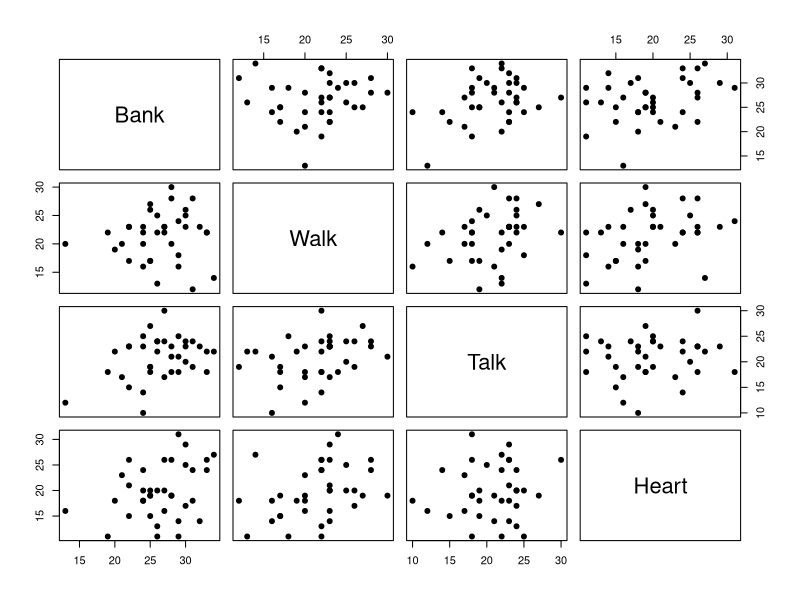
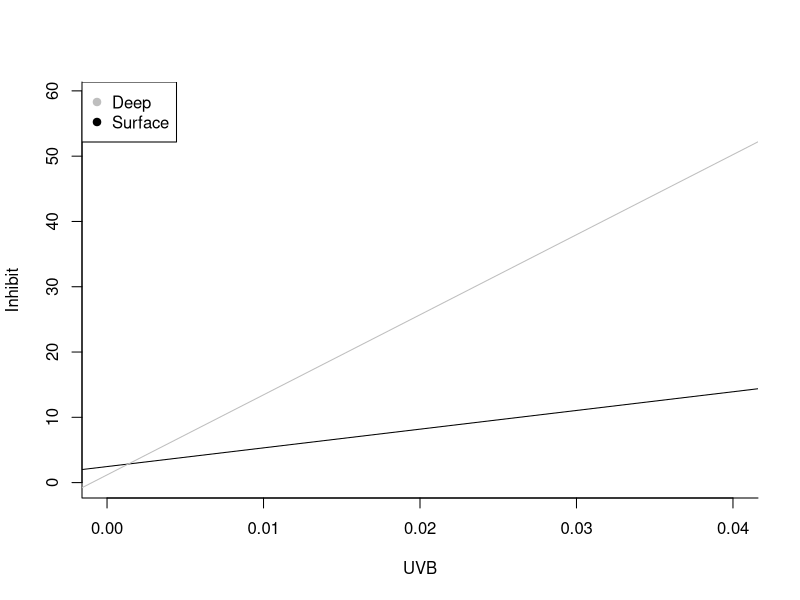
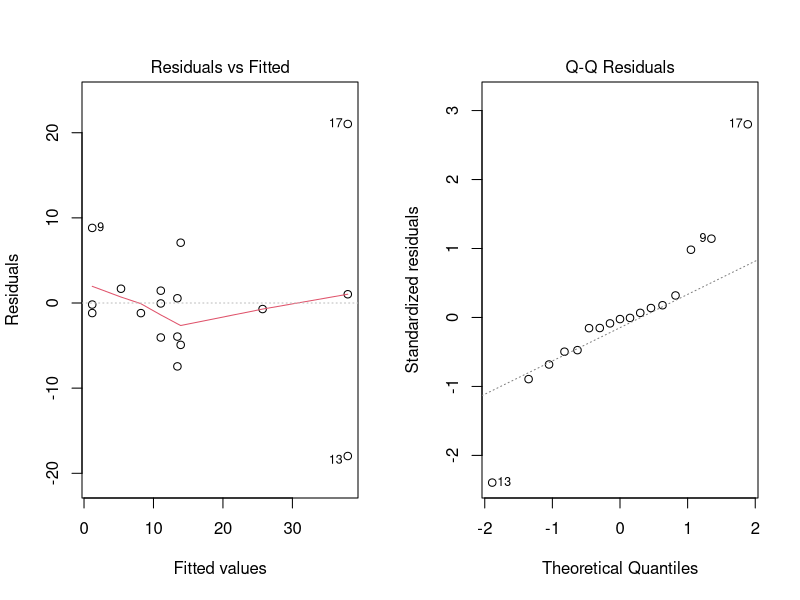

Source code (R) for these figures, in order:
## ---- chunk 1
options(xtable.comment = FALSE)
library(xtable)
pace <- read.csv("data/ex0914.csv")
library(ggplot2)
pairs(pace, pch = 19)
## ---- chunk 2
pmod <- lm(Heart~Bank + Walk + Talk, data = pace)
px <- xtable(pmod, caption = "Least Squares Fit for linear regression of
             heart on bank, walk, and talk")
print(px)

## ---- chunk 3
pmoda <- lm(Heart~Walk*Bank, data = pace)
px <- xtable(pmoda, caption = "Least Squares Fit for linear regression of
             heart on bank, walk, and interaction, bank*walk")
print(px)
## ---- chunk 4
Heart <- pace$Heart
Bank.Centered <- pace$Bank - mean(pace$Bank)
Walk.Centered <- pace$Walk - mean(pace$Walk)

pmodc <- lm(Heart~Walk.Centered*Bank.Centered)
#summary(pmodc)
print(xtable(pmodc, caption = "Regression with centered Bank and Walk"))

## ---- chunk 5
#2*pt(q = .7139, df = 13, lower.tail = FALSE)
#pt(q= 0.7139, df = 13, lower.tail = FALSE)
#2*pt(q = (0.0809 - 1)/.1131, df = 13, lower.tail = TRUE)
#qt(0.975, df = 13)

## ---- chunk 6
sea <- read.csv("data/ex1026.csv")
#head(sea)
modS <- lm(Inhibit~UVB + Surface + UVB:Surface, dat = sea)

plot(Inhibit~UVB, col = c("grey", "black")[Surface], pch = 19, dat = sea, bty = "l")
legend("topleft", legend = c("Deep","Surface"), col = c("grey", "black"), pch = 19)
# line for the surface
abline(a = 1.181 + 1.278, b = 1226.389 + -939.931, col = "black")

# line for the deep
abline(a = 1.181, b = 1226.389, col = "grey")
#points(sea$Inhibit[ sea$Surface == "Surface"]~sea$UVB[sea$Surface == "Surface"], col = "red", pch = 19)

#ggplot(sea, aes(x = UVB, y =Inhibit)) + 
#     geom_point(aes(color = Surface))
## ---- chunk 7
print(xtable(modS, caption = "Multiple regression for UVB and Depth vs. Inhibition"))

## ---- chunk 8
par(mfrow = c(1,2))
plot(modS, which = 1:2)
par(mfrow = c(1,1))
## ---- chunk 9
soredRes <- sort(abs(modS$residuals), decreasing = T)
top4 <- as.numeric(names(soredRes[1:4]))
atb <- xtable(table(number = sea$Surface[top4]), caption = 
                  "Number of residuals in each group, out of the top four")
print(atb, floating = F)

## ---- chunk 10
print("Here is the design matrix")
X <- data.frame(x0 = rep(1, nrow(sea)), xi1 = sea$UVB, xi2 = -1 + as.numeric(sea$Surface), xi3 = I((-1 + as.numeric(sea$Surface))*sea$UVB))
# note: deep = 0, and surface = 1
#X
print(xtable(as.matrix(X), caption = "Design matrix for Ozone Layer Study"), floating = F)
Y <- data.frame(Y = sea$Inhibit)
print("Here is the Y vector")
print(xtable(Y), floating = F)

X <- as.matrix(X)
Y <- as.matrix(Y)

print("Here are my results for $(X^{T} X)^{-1} X^{T} Y$. These results are the same as the estimates above in Table 4")
print(xtable(solve(t(X)%*%X)%*%t(X)%*%Y), floating = F)

## ---- chunk 11
ses <- (sum(modS$residuals^2)/(length(Y) - 4))*solve(t(X)%*%X)
print(xtable(data.frame(sqrt(diag(ses)))), floating = F)

## ---- chunk 12
foam <- read.csv("data/case0901.csv")
foam$TIME <- as.factor(foam$Time)

modF <- lm(Flowers~TIME+Intensity, data = foam)
#summary(modF)
AF <- anova(modF)
#summary(aov(modF))

INTENSITY <- as.factor(foam$Intensity)
modF1 <- lm(Flowers~TIME*INTENSITY, data = foam)
#summary(modF1)
AF1 <- anova(modF1)

anova(modF, modF1)

